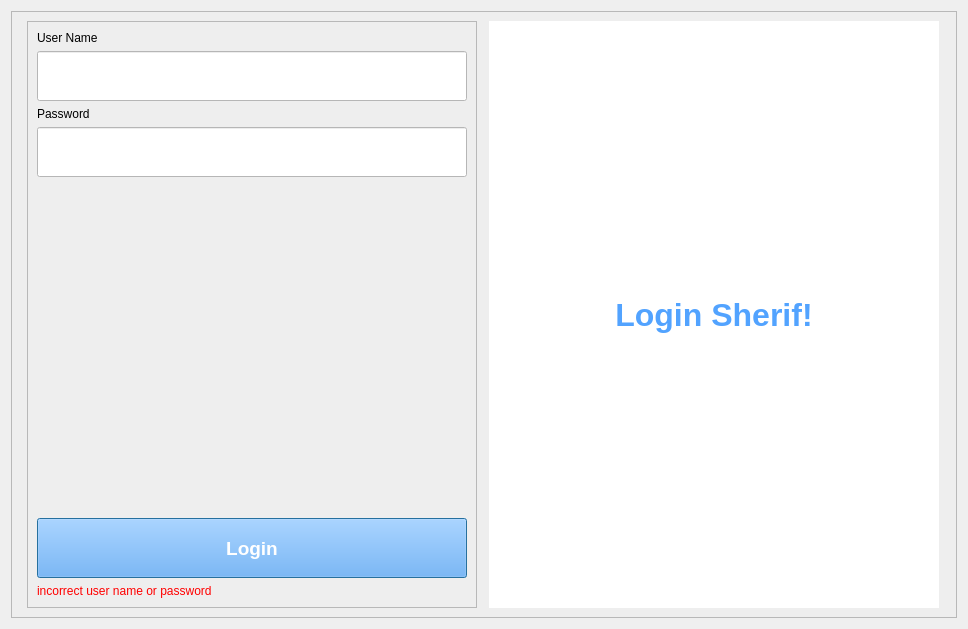
<?xml version="1.0" encoding="UTF-8"?>
<ui version="4.0">
 <class>Login</class>
 <widget class="QDialog" name="Login">
  <property name="geometry">
   <rect>
    <x>0</x>
    <y>0</y>
    <width>968</width>
    <height>629</height>
   </rect>
  </property>
  <property name="windowTitle">
   <string>Dialog</string>
  </property>
  <layout class="QGridLayout" name="gridLayout">
   <item row="0" column="0">
    <widget class="QFrame" name="frame">
     <property name="styleSheet">
      <string notr="true">background-color:#EEEEEE</string>
     </property>
     <property name="frameShape">
      <enum>QFrame::Shape::StyledPanel</enum>
     </property>
     <property name="frameShadow">
      <enum>QFrame::Shadow::Raised</enum>
     </property>
     <layout class="QGridLayout" name="gridLayout_2">
      <item row="0" column="1" rowspan="2">
       <widget class="QLabel" name="label">
        <property name="maximumSize">
         <size>
          <width>450</width>
          <height>16777215</height>
         </size>
        </property>
        <property name="font">
         <font>
          <pointsize>24</pointsize>
          <bold>true</bold>
         </font>
        </property>
        <property name="styleSheet">
         <string notr="true">color:#52a3ff;background-color:#FFFFFF</string>
        </property>
        <property name="text">
         <string>Login Sherif!</string>
        </property>
        <property name="alignment">
         <set>Qt::AlignmentFlag::AlignCenter</set>
        </property>
       </widget>
      </item>
      <item row="0" column="0" rowspan="2">
       <widget class="QFrame" name="frame_2">
        <property name="maximumSize">
         <size>
          <width>450</width>
          <height>16777215</height>
         </size>
        </property>
        <property name="styleSheet">
         <string notr="true">background-color:#eeeeee</string>
        </property>
        <property name="frameShape">
         <enum>QFrame::Shape::StyledPanel</enum>
        </property>
        <property name="frameShadow">
         <enum>QFrame::Shadow::Raised</enum>
        </property>
        <layout class="QGridLayout" name="gridLayout_3">
         <item row="0" column="0">
          <widget class="QLabel" name="label_2">
           <property name="text">
            <string>User Name</string>
           </property>
          </widget>
         </item>
         <item row="3" column="0">
          <widget class="QLineEdit" name="passwordF">
           <property name="minimumSize">
            <size>
             <width>0</width>
             <height>50</height>
            </size>
           </property>
           <property name="styleSheet">
            <string notr="true">background-color:#FFFFFF</string>
           </property>
           <property name="echoMode">
            <enum>QLineEdit::EchoMode::Password</enum>
           </property>
          </widget>
         </item>
         <item row="1" column="0">
          <widget class="QLineEdit" name="userNameF">
           <property name="minimumSize">
            <size>
             <width>0</width>
             <height>50</height>
            </size>
           </property>
           <property name="styleSheet">
            <string notr="true">background-color:#FFFFFF</string>
           </property>
          </widget>
         </item>
         <item row="2" column="0">
          <widget class="QLabel" name="label_3">
           <property name="text">
            <string>Password</string>
           </property>
          </widget>
         </item>
         <item row="5" column="0">
          <widget class="QPushButton" name="pushButton">
           <property name="minimumSize">
            <size>
             <width>0</width>
             <height>60</height>
            </size>
           </property>
           <property name="font">
            <font>
             <pointsize>14</pointsize>
             <bold>true</bold>
            </font>
           </property>
           <property name="styleSheet">
            <string notr="true">background-color:#52a3ff;color:white;</string>
           </property>
           <property name="text">
            <string>Login</string>
           </property>
          </widget>
         </item>
         <item row="4" column="0">
          <spacer name="verticalSpacer">
           <property name="orientation">
            <enum>Qt::Orientation::Vertical</enum>
           </property>
           <property name="sizeHint" stdset="0">
            <size>
             <width>20</width>
             <height>40</height>
            </size>
           </property>
          </spacer>
         </item>
         <item row="6" column="0">
          <widget class="QLabel" name="errorMsg">
           <property name="enabled">
            <bool>false</bool>
           </property>
           <property name="styleSheet">
            <string notr="true">color:red;</string>
           </property>
           <property name="text">
            <string>incorrect user name or password</string>
           </property>
          </widget>
         </item>
        </layout>
       </widget>
      </item>
     </layout>
    </widget>
   </item>
  </layout>
 </widget>
 <resources/>
 <connections/>
</ui>
